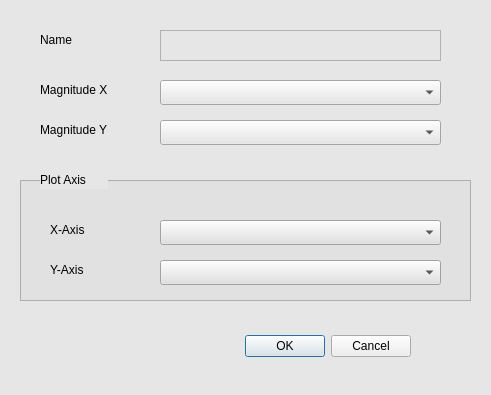
<?xml version="1.0" encoding="UTF-8"?>
<ui version="4.0">
 <class>Dialog</class>
 <widget class="QDialog" name="Dialog">
  <property name="geometry">
   <rect>
    <x>0</x>
    <y>0</y>
    <width>491</width>
    <height>395</height>
   </rect>
  </property>
  <property name="windowTitle">
   <string>Dialog</string>
  </property>
  <property name="styleSheet">
   <string notr="true">background-color: rgb(230, 230, 230)
</string>
  </property>
  <widget class="QDialogButtonBox" name="buttonBox">
   <property name="geometry">
    <rect>
     <x>70</x>
     <y>330</y>
     <width>341</width>
     <height>32</height>
    </rect>
   </property>
   <property name="whatsThis">
    <string>hola</string>
   </property>
   <property name="styleSheet">
    <string notr="true">background-color: rgb(238, 238, 238)</string>
   </property>
   <property name="orientation">
    <enum>Qt::Horizontal</enum>
   </property>
   <property name="standardButtons">
    <set>QDialogButtonBox::Cancel|QDialogButtonBox::Ok</set>
   </property>
  </widget>
  <widget class="QFrame" name="frame">
   <property name="geometry">
    <rect>
     <x>20</x>
     <y>180</y>
     <width>451</width>
     <height>121</height>
    </rect>
   </property>
   <property name="styleSheet">
    <string notr="true">
background-color: rgb(225, 225, 225);
border-color: rgb(189, 189, 189);</string>
   </property>
   <property name="frameShape">
    <enum>QFrame::StyledPanel</enum>
   </property>
   <property name="frameShadow">
    <enum>QFrame::Raised</enum>
   </property>
   <widget class="QLabel" name="label_2">
    <property name="geometry">
     <rect>
      <x>30</x>
      <y>80</y>
      <width>68</width>
      <height>19</height>
     </rect>
    </property>
    <property name="text">
     <string>Y-Axis</string>
    </property>
   </widget>
   <widget class="QLabel" name="label">
    <property name="geometry">
     <rect>
      <x>30</x>
      <y>40</y>
      <width>68</width>
      <height>19</height>
     </rect>
    </property>
    <property name="text">
     <string>X-Axis</string>
    </property>
   </widget>
   <widget class="QComboBox" name="comboBox">
    <property name="geometry">
     <rect>
      <x>140</x>
      <y>40</y>
      <width>281</width>
      <height>25</height>
     </rect>
    </property>
   </widget>
   <widget class="QComboBox" name="comboBox_2">
    <property name="geometry">
     <rect>
      <x>140</x>
      <y>80</y>
      <width>281</width>
      <height>25</height>
     </rect>
    </property>
   </widget>
  </widget>
  <widget class="QLabel" name="label_4">
   <property name="geometry">
    <rect>
     <x>40</x>
     <y>30</y>
     <width>68</width>
     <height>19</height>
    </rect>
   </property>
   <property name="text">
    <string>Name</string>
   </property>
  </widget>
  <widget class="QLabel" name="label_5">
   <property name="geometry">
    <rect>
     <x>40</x>
     <y>80</y>
     <width>101</width>
     <height>19</height>
    </rect>
   </property>
   <property name="text">
    <string>Magnitude X</string>
   </property>
  </widget>
  <widget class="QLabel" name="label_6">
   <property name="geometry">
    <rect>
     <x>40</x>
     <y>120</y>
     <width>101</width>
     <height>19</height>
    </rect>
   </property>
   <property name="text">
    <string>Magnitude Y</string>
   </property>
  </widget>
  <widget class="QLabel" name="label_3">
   <property name="geometry">
    <rect>
     <x>40</x>
     <y>170</y>
     <width>68</width>
     <height>19</height>
    </rect>
   </property>
   <property name="text">
    <string>Plot Axis</string>
   </property>
  </widget>
  <widget class="QPlainTextEdit" name="plainTextEdit">
   <property name="geometry">
    <rect>
     <x>160</x>
     <y>30</y>
     <width>281</width>
     <height>31</height>
    </rect>
   </property>
   <property name="styleSheet">
    <string notr="true">bacground-color: rgb(255, 255, 255)</string>
   </property>
  </widget>
  <widget class="QComboBox" name="comboBox_3">
   <property name="geometry">
    <rect>
     <x>160</x>
     <y>80</y>
     <width>281</width>
     <height>25</height>
    </rect>
   </property>
  </widget>
  <widget class="QComboBox" name="comboBox_4">
   <property name="geometry">
    <rect>
     <x>160</x>
     <y>120</y>
     <width>281</width>
     <height>25</height>
    </rect>
   </property>
  </widget>
  <action name="actionhola">
   <property name="checkable">
    <bool>true</bool>
   </property>
   <property name="text">
    <string>hola</string>
   </property>
  </action>
  <action name="actionchau">
   <property name="checkable">
    <bool>true</bool>
   </property>
   <property name="text">
    <string>chau</string>
   </property>
   <property name="toolTip">
    <string>&lt;html&gt;&lt;head/&gt;&lt;body&gt;&lt;p&gt;&lt;span style=&quot; font-weight:600;&quot;&gt;chaaauuuuuu&lt;/span&gt;&lt;/p&gt;&lt;/body&gt;&lt;/html&gt;</string>
   </property>
  </action>
  <zorder>frame</zorder>
  <zorder>buttonBox</zorder>
  <zorder>label_4</zorder>
  <zorder>label_5</zorder>
  <zorder>label_6</zorder>
  <zorder>label_3</zorder>
  <zorder>plainTextEdit</zorder>
  <zorder>comboBox_3</zorder>
  <zorder>comboBox_4</zorder>
 </widget>
 <resources/>
 <connections>
  <connection>
   <sender>buttonBox</sender>
   <signal>accepted()</signal>
   <receiver>Dialog</receiver>
   <slot>accept()</slot>
   <hints>
    <hint type="sourcelabel">
     <x>248</x>
     <y>254</y>
    </hint>
    <hint type="destinationlabel">
     <x>157</x>
     <y>274</y>
    </hint>
   </hints>
  </connection>
  <connection>
   <sender>buttonBox</sender>
   <signal>rejected()</signal>
   <receiver>Dialog</receiver>
   <slot>reject()</slot>
   <hints>
    <hint type="sourcelabel">
     <x>316</x>
     <y>260</y>
    </hint>
    <hint type="destinationlabel">
     <x>286</x>
     <y>274</y>
    </hint>
   </hints>
  </connection>
 </connections>
</ui>
